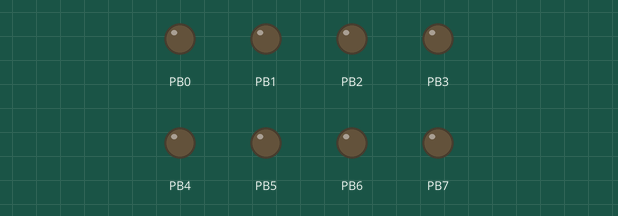
Recording of a program running on a simulated ATmega128, built with avr-gcc and emulated at 8 MHz. Parts: output pins drawn as LEDs (lit = HIGH).

Above: at 0.1 s.
At 3.3 s:
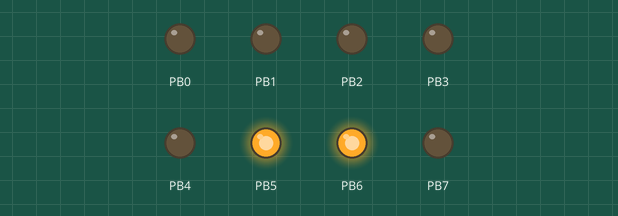
At 6.5 s:
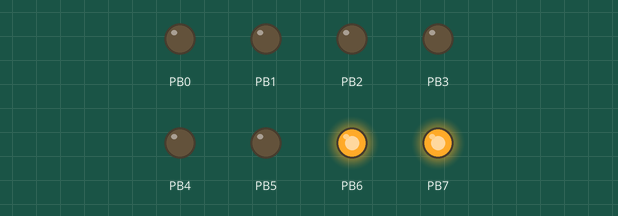
At 11.31 s:
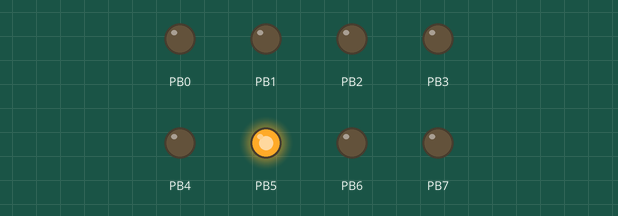
At 17.71 s:
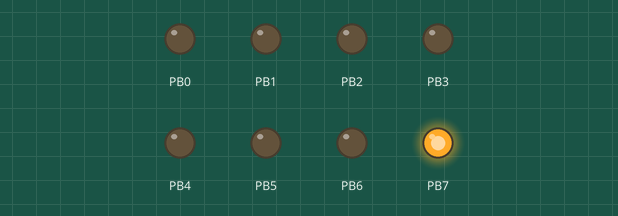
At 38.53 s:
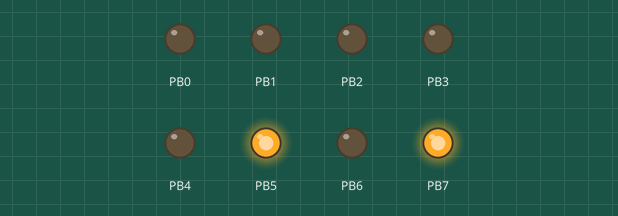
Timing chart, 0 to 40.0 s (numbered marks = the images above):
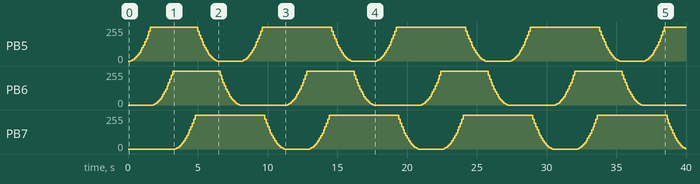

The program:

main.c
```c
/*
 * Project name:
     Demo4_5 : PWM with timer 1 Fast PWM mode at PORTB.5, PB.6 en PB.7
	 			parallel, 3x, for RGB LED
 * Author: Avans-TI, JW
 * Revision History:
     20101230: - initial release;
 * Description:
     This program gives an interrupt on each ms
 * Test configuration:
     MCU:             ATmega128
     Dev.Board:       BIGAVR6
     Oscillator:      External Clock 08.0000 MHz
     Ext. Modules:    -
     SW:              AVR-GCC
 * NOTES:
     - Turn ON the PORT LEDs at SW12.1 - SW12.8
*/

#define F_CPU 8000000

#include <avr/io.h>
#include <util/delay.h>
#include <avr/interrupt.h>

#include "lcd.h"

#define BIT(x)			(1 << (x))

unsigned int sCount=0, minutes=0, hours=0;

// wait(): busy waiting for 'ms' millisecond
// Used library: util/delay.h
void wait( int ms )
{
	for (int tms=0; tms<ms; tms++)
	{
		_delay_ms( 1 );			// library function (max 30 ms at 8MHz)
	}
}

// Initialize timer 1: fast PWM at pin PORTB.6 (hundredth ms)
void timer1Init( void )
{
	OCR1A = 0;					// RED, default, off
	OCR1B = 0;					// GREEN, default, off
	OCR1C = 0;					// BLUE, default, off
	TCCR1A = 0b10101001;		// compare output OC1A,OC1B,OC1C
	TCCR1B = 0b00001011;		// fast PWM 8 bit, prescaler=64, RUN
}

// Set pulse width for RED on pin PB5, 0=off, 255=max
void setRed( unsigned char red )
{
	OCR1A = red;
}

// Set pulse width for Green on pin PB5, 0=off, 255=max
void setGreen( unsigned char green )
{
	OCR1B = green;
}

// Set pulse width for Blue on pin PB5, 0=off, 255=max
void setBlue( unsigned char blue )
{
	OCR1C = blue;
}

// void setGreen( unsigned char green)
// void setBlue( unsigned char blue)

// Initialize ADC:
void adcInitFree( void )
{
	ADMUX = 0b01100001;			// AREF=VCC, result left adjusted, channel1 at pin PF1
	ADCSRA = 0b11100110;		// ADC-enable, no interrupt, start, free running, division by 64
}

void adcInitPoll( void )
{
	ADMUX = 0b11100001;			// AREF=2,56 V, result left adjusted, channel1 at pin PF1
	ADCSRA = 0b10000110;		// ADC-enable, no interrupt, no free running, division by 64
}


int main( void )
{

	//OpgaveB22();
	OpgaveB23();

	//OpgaveB31();

	//OpgaveB32();
	//OpgaveB33();

}


int OpgaveB31( void )
{

	DDRF = 0x00;
	DDRA = 0xFF;
	DDRB = 0xFF;

	adcInitFree();

	while(1)
	{
		PORTA = ADCH;
		PORTB = ADCL;
		wait(10);
	}

}

int OpgaveB33( void )
{
	DDRF = 0x00;
	adcInitPoll();
	lcd_init();

	char l1[6];

	while(1)
	{
		ADCSRA |= BIT(6);				// Start ADC
		while ( ADCSRA & BIT(6) ) ;		// Wait for completion

		sprintf(l1, "%d", ADCH);
		display_text(0, l1);

		wait(3000);

		clear_display();
	}
}


// Main program: Counting on T1
int OpgaveB32( void )
{
	DDRB = 0xFF;
	DDRF = 0x00;					// set PORTF for input (ADC)
	DDRA = 0xFF;					// set PORTA for output
	adcInitPoll();						// initialize ADC
	timer1Init();

	while (1)
	{
		//ADCSRA |= BIT(6);				// Start ADC
		while ( ADCSRA & BIT(6) ) ;		// Wait for completion
		setRed(ADCH);
		//setBlue(ADCH);
		//setGreen(ADCH);
		wait(100);						// every 50 ms (busy waiting)
		//alleKleuren();
		//opgaveextra();
		setWithButton();
	}
}

int setWithButton(void)
{
	if( (0b00000001 & PINC) != 0)
	{
		ADCSRA |= BIT(6);
	}
}

int OpgaveB23(void)
{
	DDRB = 0xFF;					// set PORTB for compare output
	timer1Init();
	wait(100);

	int delta1 = 1;
	int delta2 = 1;
	int delta = 1;
	setRed (0);
	setBlue(0);
	setGreen(0);

	for (int red = 0; red<=255; red+=delta)
	{
		setRed( red );				// 8-bits PWM on pin OCR1a
		delta += 2;					// progressive steps up
		wait(100);					// delay of 100 ms (busy waiting)
	}

	while (1)
	{

		for (int green = 0; green<=255; green+=delta1)
		{
			setGreen( green );				// 8-bits PWM on pin OCR1a
			delta1 += 2;					// progressive steps up
			wait(100);					// delay of 100 ms (busy waiting)
		}

		for (int blue = 0; blue<=255; blue+=delta2)
		{
			setBlue( blue );				// 8-bits PWM on pin OCR1a
			delta2 += 2;					// progressive steps up
			wait(100);					// delay of 100 ms (busy waiting)
		}

		for (int red = 255; red>=0; red-=delta)
		{
			setRed( red );				// 8-bits PWM on pin OCR1a
			delta -= 2;					// progressive steps down
			wait(100);					// delay of 100 ms (busy waiting)
		}

		for (int green = 255; green>=0; green-=delta1)
		{
			setGreen( green );				// 8-bits PWM on pin OCR1a
			delta1 -= 2;					// progressive steps up
			wait(100);					// delay of 100 ms (busy waiting)
		}

		for (int red = 0; red<=255; red+=delta)
		{
			setRed( red );				// 8-bits PWM on pin OCR1a
			delta += 2;					// progressive steps up
			wait(100);					// delay of 100 ms (busy waiting)
		}

		for (int blue = 255; blue>=0; blue-=delta2)
		{
			setBlue( blue );				// 8-bits PWM on pin OCR1a
			delta2 -= 2;					// progressive steps up
			wait(100);					// delay of 100 ms (busy waiting)
		}

	}

}
// Main program: Counting on T1
int OpgaveB22( void )
{
	DDRB = 0xFF;					// set PORTB for compare output
	timer1Init();
	wait(100);

	while (1)
	{
		int delta = 1;
		setRed (0);
		setBlue(0);
		setGreen(0);

		// change some colors
		// RED
		for (int red = 0; red<=255; red+=delta)
		{
			setRed( red );				// 8-bits PWM on pin OCR1a
			delta += 2;					// progressive steps up
			wait(100);					// delay of 100 ms (busy waiting)
		}
		for (int red = 255; red>=0; red-=delta)
		{
			setRed( red );				// 8-bits PWM on pin OCR1a
			delta -= 2;					// progressive steps down
			wait(100);					// delay of 100 ms (busy waiting)
		}
		setRed( 0 );
		delta = 1;
		wait(100);

		// GREEN
		for (int green = 0; green<=255; green+=delta)
		{
			setGreen( green );				// 8-bits PWM on pin OCR1a
			delta += 2;					// progressive steps up
			wait(100);					// delay of 100 ms (busy waiting)
		}
		for (int green = 255; green>=0; green-=delta)
		{
			setGreen( green );				// 8-bits PWM on pin OCR1a
			delta -= 2;					// progressive steps up
			wait(100);					// delay of 100 ms (busy waiting)
		}
		setGreen( 0 );
		delta = 1;
		wait(100);

		// BLUE
		for (int blue = 0; blue<=255; blue+=delta)
		{
			setBlue( blue );				// 8-bits PWM on pin OCR1a
			delta += 2;					// progressive steps up
			wait(100);					// delay of 100 ms (busy waiting)
		}
		for (int blue = 255; blue>=0; blue-=delta)
		{
			setBlue( blue );				// 8-bits PWM on pin OCR1a
			delta -= 2;					// progressive steps up
			wait(100);					// delay of 100 ms (busy waiting)
		}
		setBlue( 0 );
		delta = 1;
		wait(100);


		// YELLOW
		for (int yellow = 0; yellow<=255; yellow+=delta)
		{
			setBlue( yellow );
			setGreen( yellow );			// 8-bits PWM on pin OCR1a
			delta += 2;					// progressive steps up
			wait(100);					// delay of 100 ms (busy waiting)
		}
		for (int yellow = 255; yellow>=0; yellow-=delta)
		{
			setBlue( yellow );
			setGreen( yellow );			// 8-bits PWM on pin OCR1a
			delta -= 2;					// progressive steps up
			wait(100);					// delay of 100 ms (busy waiting)
		}
		setBlue( 0 );
		setGreen( 0 );
		delta = 1;
		wait(100);

		// WHITE
		for (int white = 0; white<=255; white+=delta)
		{
			setBlue( white );
			setRed( white );
			setGreen( white );			// 8-bits PWM on pin OCR1a
			delta += 2;					// progressive steps up
			wait(100);					// delay of 100 ms (busy waiting)
		}
		for (int white = 255; white>=0; white-=delta)
		{
			setBlue( white );
			setRed( white );
			setGreen( white );			// 8-bits PWM on pin OCR1a
			delta -= 2;					// progressive steps up
			wait(100);					// delay of 100 ms (busy waiting)
		}
		setBlue( 0 );
		setGreen( 0 );
		setRed( 0 );
		delta = 1;
		wait(100);
	}
}
```

lcd.c
```c
/*
 * lcd.c
 *
 * Created: 23-2-2016 14:06:31
 *  Author: kenny
 */
  #define F_CPU 8000000UL //CPU op 8MHz

 #include <avr/io.h>
 #include <util/delay.h>
 #include <stdlib.h>

 #include "lcd.h"

 //LOCAL
 void display_char(unsigned char dat);
 void lcd_command(unsigned char dat);

 void lcd_init()
 {
 	DDRC = 0b11111111;

 	_delay_ms(100);

 	// return home
 	lcd_command( 0x02 );
 	// mode: 4 bits interface data, 2 lines, 5x8 dots
 	_delay_ms(50);
 	lcd_command( 0x28 );
 	// display: on, cursor off, blinking off
 	_delay_ms(50);
 	lcd_command( 0x0C );
 	// entry mode: cursor to right, no shift
 	_delay_ms(50);
 	lcd_command( 0x06 );
 	// RAM address: 0, first position, line 1
 	_delay_ms(50);
 	clear_display();

 	_delay_ms(100);
 }

void display_text( int line, char *text )
{
	// eerst de eerste 8 karakters = regel 1

	if(line)
	{
		// eerste pos regel 1
		lcd_command(0xC0);
	}
	else
	{
		// regel 0
		lcd_command(0x80);
	}

	int count = 0;

	while (text[count] != '\0') {
		display_char( text[count] );
		count++;

		_delay_ms(2);
	}
}

void clear_display()
{
	lcd_command(0b00000001);
	lcd_command(0b10000000);
}

 void set_cursor(int position)
 {
	position = position | (1<<7);

	lcd_command(position);
 }

 void shift_display(int left, int count)
 {
	 unsigned char data = left ? 0b00011100 : 0b00011000;

	 for (int i=0; i<count; i++) {
		 lcd_command(data);
		 _delay_ms(2);
	 }
 }

 void display_char( unsigned char dat )
 {
	 PORTC = dat & 0xF0; // hoge nibble
	 PORTC = PORTC | 0x0C; // Enable on (EN = 1, RS=1),
	 _delay_ms(2); // wait 1 ms
	 PORTC = 0x04; // Enable off (EN = 0, RS = 1)

	 _delay_ms(2); // wait 1 ms

	 PORTC = (dat & 0x0F) << 4; // lage nibble
	 PORTC = PORTC | 0x0C; // Enable on (RS=1),
	 // start (EN=1)
	 _delay_ms(2); // wait 1 ms
	 PORTC = 0x00; // stop
	 // (EN=0 RS=0)
 }

 void lcd_command ( unsigned char dat )
 {
	 PORTC = dat & 0xF0; // hoge nibble
	 PORTC = PORTC | 0x08; // data (RS=0),
	 // start (EN=1)
	 _delay_ms(2); // wait 1 ms
	 PORTC = 0x04; // stop (EN = 0)

	 _delay_ms(2); // wait 1 ms

	 PORTC = (dat & 0x0F) << 4; // lage nibble
	 PORTC = PORTC | 0x08; // data (RS=0),
	 // start (EN=1)
	 _delay_ms(2); // wait 1 ms
	 PORTC = 0x00; // stop
	 // (EN=0 RS=0)
 }
```

lcd.h
```c
/*
 * lcd.h
 *
 * Created: 23-2-2016 14:06:44
 *  Author: kenny
 */


#ifndef LCD_H_
#define LCD_H_

void lcd_init();
void display_text(int line, char *str);
void display_char(unsigned char d);
void set_cursor(int position);
void shift_display(int left, int count);
void clear_display();

#endif /* LCD_H_ */
```

Measured:
- by itself, PB5: 0/255 → 3/255 at 0.20 s, → 8/255 0.10 s later, → 15/255 0.10 s later, → 24/255 0.10 s later, … (135 changes in this stretch)
